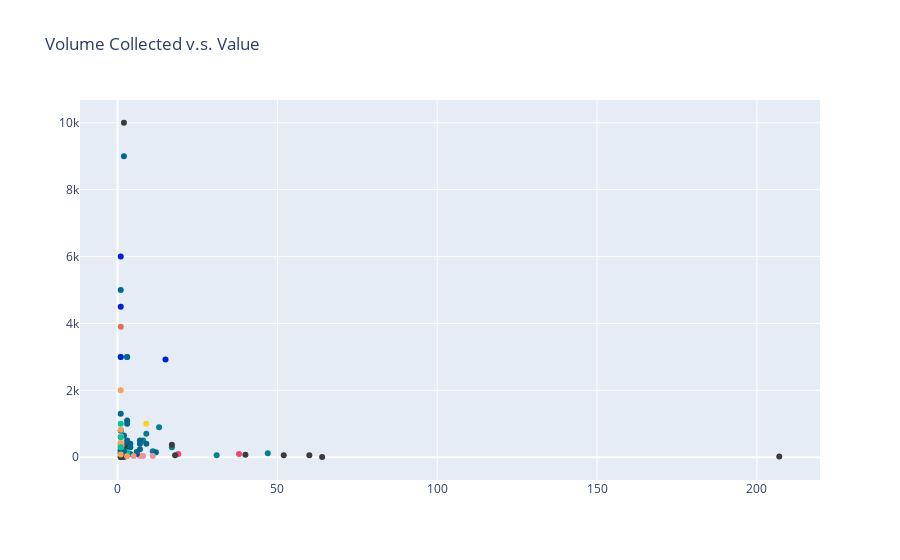

The cell this chart's notebook holds for it:
### Markdown cell above
I wanted to add this after I was intrigued by [memes on the internet](https://www.reddit.com/r/AnimalCrossing/comments/fsgr8b/oc_every_time_i_catch_a_damn_sea_bass/) about how Sea Bass is the most annoying fish in Animal Crossing -- it requires so much work to catch, makes a huge scene when it's being caught, but isn't actually that valuable. Tbh, sounds more like a catfish.

So, I wanted to see if I could plot how many times I catch certain items, and compare that with their actual value. My hypothesis was that sea bass would be on the bottom right corner of the plot, aka, high-volume, low-value. And, I could see what items are easier to catch but yield more value. To make it easier to interpret, it's also color-coded.

### Code cell
fig = go.Figure()

fig.add_trace(go.Scatter(x=data['quantity'],
                                y=data['value'],
                                mode='markers',
                                marker_color=data['color'],
                                text=data['item'],
                                name='yo')) # hover text goes here

fig.update_layout(title='Volume Collected v.s. Value')
fig.show()

### Figure 1 — Plotly figure (JSON) as saved in the notebook; plotly's stock layout.template omitted (floating-point values rounded to 4 significant figures)
{"data": [{"marker": {"color": ["#f4a261", "#3b3b3b", "#ffd119", "#3b3b3b", "#028090", "#f4a261", "#05668d", "#028090", "#02c39a", "#05668d", "#ffb4a2", "#f4a261", "#f4a261", "#e5989b", "#e76f51", "#05668d", "#ef476f", "#3b3b3b", "#028090", "#028090", "#3b3b3b", "#3b3b3b", "#02c39a", "#028090", "#028090", "#3b3b3b", "#02c39a", "#001ddb", "#3b3b3b", "#3b3b3b", "#3b3b3b", "#f0b87d", "#f4a261", "#05668d", "#ffb4a2", "#ffb4a2", "#05668d", "#05668d", "#02c39a", "#05668d", "#05668d", "#05668d", "#028090", "#05668d", "#05668d", "#05668d", "#05668d", "#ffb4a2", "#05668d", "#05668d", "#02c39a", "#ffb4a2", "#3b3b3b", "#f4a261", "#02c39a", "#05668d", "#ffb4a2", "#05668d", "#05668d", "#ffb4a2", "#e5989b", "#e5989b", "#e5989b", "#e5989b", "#02c39a", "#02c39a", "#3b3b3b", "#05668d", "#05668d", "#02c39a", "#05668d", "#ffb4a2", "#e5989b", "#3b3b3b", "#05668d", "#e76f51", "#ef476f", "#f4a261", "#f4a261", "#f4a261", "#05668d", "#3b3b3b", "#f4a261", "#05668d", "#f4a261", "#001ddb", "#001ddb", "#02c39a", "#f4a261", "#02c39a", "#001ddb"]}, "mode": "markers", "name": "yo", "text": ["HHA Pennant", "weeds", "1000 bells", "stone", "venus comb", "camping cot", "freshwater goby", "sea snail", "pill bug", "tadpole", "concierge uniform", "purple persian rug", "hay bed", "white rose", "axe", "horse mackerel", "peach", "hardwood", "sand dollar", "giant clam", "tree branch", "softwood", "common butterfly", "coral", "cowrie", "wasp nest", "stinkbug", "fossil", "clay", "iron nugget", "gold nugget", "message bottle", "fragrance diffuser", "red snapper", "school jacket", "mom's knapsack", "dace", "loach", "giant water bug", "sea horse", "zebra turkeyfish", "black bass", "conch", "oarfish", "squid", "sea bass", "crucian carp", "linen dress", "snapping turtle", "carp", "moth", "hula top", "wood", "serving cart", "man-faced stink bug", "clown fish", "firefighter's hat", "angelfish", "butterfly fish", "victorian dress", "yellow tulips", "yellow hyacinth", "yellow rose", "red hyacinth", "great purple emperor", "yellow butterfly", "old tire", "pale chub", "bluegill", "diving beetle", "frog", "denim pants", "orange windflower", "empty can", "goldfish", "bamboo wand", "peaches", "cardboard box", "air circulator", "bronze HHA plaque", "crawfish", "boot", "light switch", "olive flounder", "concrete flooring", "diplo pelvis", "spino torso", "spider", "newton's cradle", "centipede", "brachio skull"], "type": "scatter", "x": [1, 207, 9, 40, 17, 1, 3, 11, 1, 4, 1, 1, 1, 7, 1, 12, 19, 52, 47, 13, 64, 60, 1, 8, 31, 3, 1, 15, 6, 17, 2, 1, 1, 3, 1, 1, 7, 4, 1, 3, 3, 7, 9, 2, 7, 9, 6, 1, 1, 4, 1, 1, 18, 1, 1, 2, 1, 3, 3, 1, 2, 1, 11, 8, 1, 3, 1, 1, 2, 1, 1, 1, 5, 2, 1, 1, 38, 3, 1, 1, 1, 1, 1, 1, 1, 1, 1, 1, 1, 1, 1], "y": ["375", "20", "1000", "75", "300", "450", "400", "180", "250", "100", "480", "2000", "400", "40", "625", "150", "100", "60", "120", "900", "5", "60", "160", "500", "60", "300", "120", "2,920", "100", "375", "10000", "0", "350", "3000", "350", "175", "240", "400", "200", "1100", "500", "400", "700", "9000", "500", "400", "160", "400", "5000", "300", "130", "300", "60", "325", "1000", "650", "420", "3000", "1000", "630", "40", "40", "40", "40", "3000", "160", "10", "200", "180", "800", "120", "280", "40", "10", "1300", "3900", "100", "30", "375", "400", "200", "10", "80", "800", "820", "4500", "3000", "600", "325", "300", "6000"]}], "layout": {"title": {"text": "Volume Collected v.s. Value"}}}
